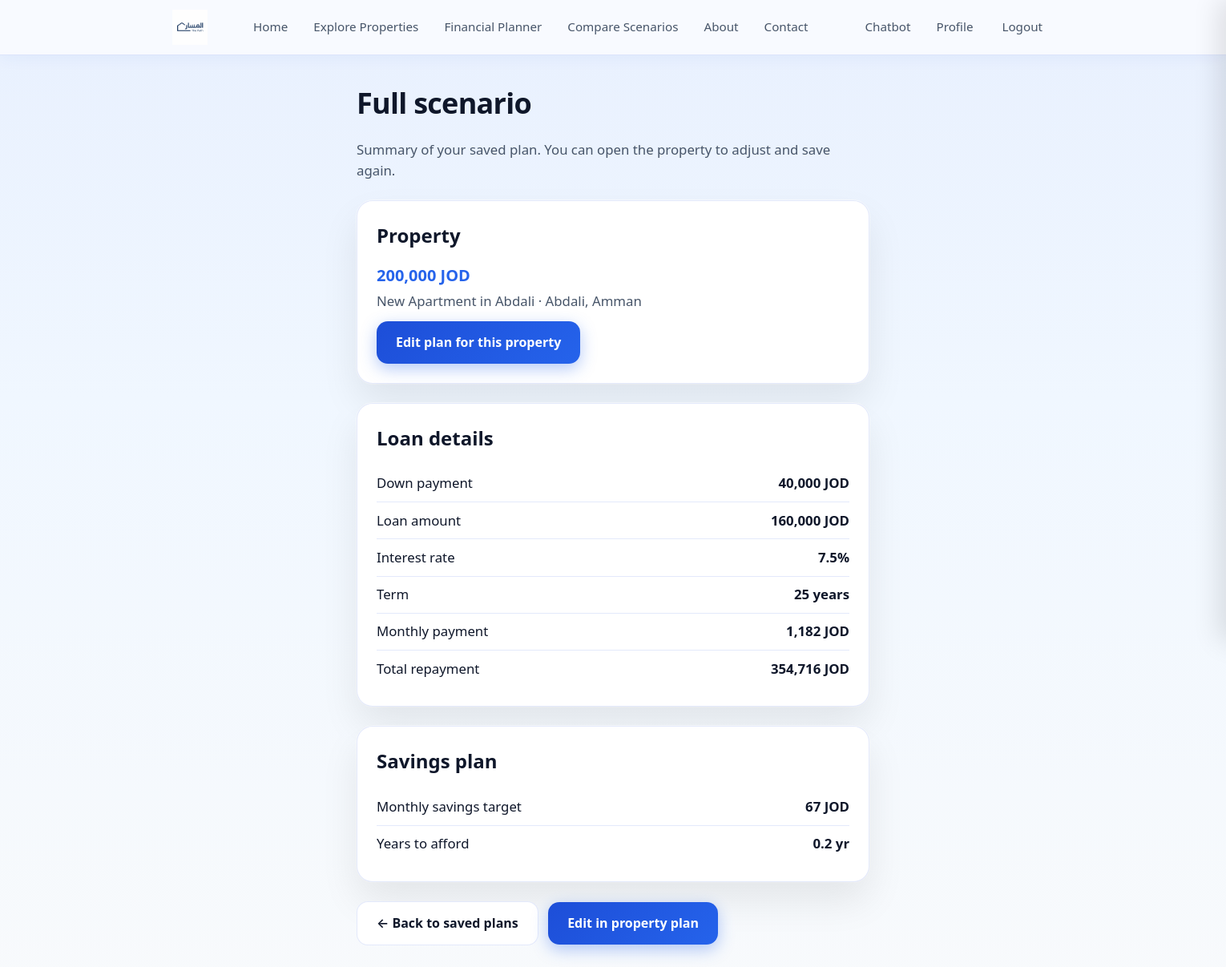
/finance/scenario/9 (signed in), run on the app's committed database.
### models.py (models this page shows)
class PropertyFinanceScenario(db.Model):
    __tablename__ = "property_finance_scenarios"
    id = db.Column(db.Integer, primary_key=True)
    user_id = db.Column(db.Integer, db.ForeignKey("users.id"), nullable=False)
    property_id = db.Column(db.String(32), nullable=True)
    property_price = db.Column(db.Float, nullable=False)
    down_payment = db.Column(db.Float, nullable=False)
    loan_amount = db.Column(db.Float, nullable=False)
    interest_rate = db.Column(db.Float, default=7.5)
    loan_years = db.Column(db.Integer, default=25)
    monthly_payment = db.Column(db.Float, default=0)
    total_payment = db.Column(db.Float, default=0)
    savings_monthly_target = db.Column(db.Float, default=0)
    years_to_afford = db.Column(db.Float, default=0)
    scenario_type = db.Column(db.String(32), default="custom")  # conservative, aggressive, custom
    created_at = db.Column(db.DateTime, default=datetime.utcnow)
    saved_plans = db.relationship("SavedPlan", backref="scenario", lazy="dynamic", cascade="all, delete-orphan")

### routes/finance.py (the view)
@finance_bp.route("/scenario/<int:scenario_id>")
@login_required
def scenario_view(scenario_id):
    user_id = session["user_id"]
    scenario = PropertyFinanceScenario.query.filter_by(id=scenario_id, user_id=user_id).first_or_404()
    prop = None
    if scenario.property_id:
        properties = load_properties()
        prop = next((p for p in properties if str(p.get("id")) == str(scenario.property_id)), None)
    return render_template(
        "finance/scenario_view.html",
        scenario=scenario,
        property=prop,
    )

### app.py (called while the page is built)
def load_properties():
    path = os.path.join(app.root_path, "data", "properties.json")
    if not os.path.exists(path):
        print(f"[ERROR] properties.json not found at: {path}")
        return []
    try:
        with open(path, encoding="utf-8") as f:
            data = json.load(f)
            return data if isinstance(data, list) else []
    except Exception as e:
        print("[ERROR] Failed to load properties.json:", e)
        return []

### routes/finance.py (called while the page is built)
def login_required(f):
    @wraps(f)
    def decorated(*args, **kwargs):
        if not session.get("user_id"):
            session["next"] = request.url
            return redirect(url_for("login"))
        return f(*args, **kwargs)
    return decorated

def load_properties():
    return getattr(current_app, "load_properties", lambda: [])()

### templates/finance/scenario_view.html (shortened to what this page needs)
<!DOCTYPE html>
<html lang="en">
<head>
  <link rel="stylesheet" href="{{ url_for('static', filename='style.css') }}">
</head>
<body>
  {% include 'partials/nav_global.html' %}
  <div class="container finance-page">
    <h1>Full scenario</h1>
    <p class="subtitle">Summary of your saved plan. You can open the property to adjust and save again.</p>
    {% if property %}
    <div class="finance-card">
      <h2>Property</h2>
      <div style="font-size: 1.25rem; font-weight: 700; color: var(--accent);">{{ "{:,.0f}".format(scenario.property_price) }} JOD</div>
      <div style="color: var(--muted); margin-top: 0.25rem;">{{ property.title }} · {{ property.location }}, {{ property.city }}</div>
      <a href="{{ url_for('finance.property_plan', property_id=property.id) }}" class="btn btn-primary" style="margin-top: 0.75rem; text-decoration: none;">Edit plan for this property</a>
    </div>
    {% else %}
    <div class="finance-card">
      <h2>Scenario</h2>
      <div style="font-size: 1.25rem; font-weight: 700; color: var(--accent);">{{ "{:,.0f}".format(scenario.property_price) }} JOD</div>
      <p style="color: var(--muted); margin: 0.5rem 0 0;">Property ID: {{ scenario.property_id or '—' }}</p>
    </div>
    {% endif %}
    <div class="finance-card">
      <h2>Loan details</h2>
      <div class="result-row"><span>Down payment</span><strong>{{ "{:,.0f}".format(scenario.down_payment) }} JOD</strong></div>
      <div class="result-row"><span>Loan amount</span><strong>{{ "{:,.0f}".format(scenario.loan_amount) }} JOD</strong></div>
      <div class="result-row"><span>Interest rate</span><strong>{{ scenario.interest_rate }}%</strong></div>
      <div class="result-row"><span>Term</span><strong>{{ scenario.loan_years }} years</strong></div>
      <div class="result-row"><span>Monthly payment</span><strong>{{ "{:,.0f}".format(scenario.monthly_payment) }} JOD</strong></div>
      <div class="result-row"><span>Total repayment</span><strong>{{ "{:,.0f}".format(scenario.total_payment) }} JOD</strong></div>
    </div>
    <div class="finance-card">
      <h2>Savings plan</h2>
      <div class="result-row"><span>Monthly savings target</span><strong>{{ "{:,.0f}".format(scenario.savings_monthly_target) }} JOD</strong></div>
      <div class="result-row"><span>Years to afford</span><strong>{{ "{:.1f}".format(scenario.years_to_afford) if scenario.years_to_afford is not none else "—" }} yr</strong></div>
    </div>
    <p style="margin-top: 1rem;">
      <a href="{{ url_for('finance.saved_plans') }}" class="btn btn-ghost">← Back to saved plans</a>
      {% if property %}
      <a href="{{ url_for('finance.property_plan', property_id=property.id) }}" class="btn btn-primary" style="margin-left: 0.5rem; text-decoration: none;">Edit in property plan</a>
      {% endif %}
    </p>
  </div>
</body>
</html>

### static/style.css (style rules this page uses)
:root { --blue-950: #0f172a; --blue-900: #1e3a5f; --blue-600: #2563eb; --blue-400: #60a5fa; --blue-100: #dbeafe; --blue-50: #eff6ff; --bg: #F0F7FF; --bg-soft: #e8f0fe; --card: #ffffff; --card-overlay: rgba(255,255,255,.98); --text: #0F172A; --text-on-blue: #ffffff; --muted: #475569; --primary: #0F172A; --primary2: #1D4ED8; --accent: #2563EB; --accent-light: #60A5FA; --ring: rgba(37,99,235,.25); --border: rgba(29,78,216,.12); --border-strong: rgba(29,78,216,.2); --gradient-welcome: linear-gradient(160deg, #0f172a 0%, #1e3a5f 35%, #2563eb 70%, #60a5fa 100%); --gradient-page: linear-gradient(180deg, #e8f0fe 0%, #f0f7ff 40%, #f8fafc 100%); --radius-sm: 10px; --radius: 12px; --radius-md: 14px; --radius-lg: 20px; --radius-xl: 24px; --shadow: 0 4px 20px rgba(29,78,216,.06); --shadow-card: 0 24px 48px rgba(0,0,0,.08), 0 0 0 1px rgba(255,255,255,.5); --shadow-card-strong: 0 24px 48px rgba(0,0,0,.18), 0 0 0 1px rgba(255,255,255,.1); --shadow-hover: 0 12px 32px rgba(29,78,216,.1); --shadow-btn: 0 6px 20px rgba(37,99,235,.35); --font-sans: ui-sans-serif, system-ui, -apple-system, "Inter", Arial, sans-serif; --text-h1: clamp(1.75rem, 4vw, 2.25rem); --text-h2: clamp(1.35rem, 2.5vw, 1.5rem); --text-body: 1.05rem; --text-small: 0.95rem; --text-tiny: 0.85rem; --leading-tight: 1.2; --leading-body: 1.55; --leading-relaxed: 1.65; --tracking-tight: -0.02em; --space-xs: 0.5rem; --space-sm: 0.75rem; --space-md: 1rem; --space-lg: 1.5rem; --space-xl: 2rem; --space-2xl: 3rem; --ease-out: 0.2s ease; --ease-smooth: 0.25s ease; }
* { box-sizing:border-box; }
html,body { height:100%; }
body { margin:0; font-family: var(--font-sans); background: var(--gradient-page); background-attachment: fixed; color: var(--text); font-size: var(--text-body); line-height: var(--leading-body); }
a { color: inherit; text-decoration:none; }
.container { width: min(1100px, 92vw); margin: 0 auto; }
.card, .finance-card { background: var(--card); border: 1px solid var(--border); border-radius: var(--radius-lg); box-shadow: var(--shadow-card); padding: var(--space-lg); margin-bottom: var(--space-lg); transition: box-shadow var(--ease-out), transform var(--ease-out); }
.btn { border: none; cursor: pointer; border-radius: var(--radius-md); padding: 14px 24px; font-weight: 600; font-size: 1rem; transition: transform var(--ease-out), box-shadow var(--ease-out), background var(--ease-out), border-color var(--ease-out), color var(--ease-out); display: inline-flex; align-items: center; justify-content: center; gap: 10px; text-align: center; }
.btn-primary { color: var(--text-on-blue); background: linear-gradient(135deg, var(--primary2), var(--accent)); box-shadow: var(--shadow-btn); }
.btn-ghost { background: var(--card); border: 1px solid var(--border); color: var(--text); }
.finance-page { padding: var(--space-xl) 0 var(--space-2xl); }
.finance-page h1 { font-size: var(--text-h1); margin: 0 0 var(--space-xs); color: var(--text); font-weight: 700; letter-spacing: var(--tracking-tight); }
.finance-page .subtitle { color: var(--muted); margin-bottom: var(--space-lg); font-size: var(--text-body); line-height: var(--leading-body); }
.finance-card h2 { font-size: var(--text-h2); margin: 0 0 var(--space-md); color: var(--text); font-weight: 600; }

### templates/finance/scenario_view.html (style rules this page uses)
.finance-page { max-width: 640px; margin: 0 auto; }
.result-row { padding: 0.6rem 0; border-bottom: 1px solid var(--border); display: flex; justify-content: space-between; align-items: center; }
.result-row:last-child { border-bottom: none; }

### data on the page
PropertyFinanceScenario: property_price "200,000", down_payment "40,000", loan_amount "160,000", interest_rate "7.5", loan_years "25", monthly_payment "1,182", total_payment "354,716", savings_monthly_target "67", years_to_afford "0.2"

### other printed values
{{ property.title }} "New Apartment in Abdali"
{{ property.location }} "Abdali"
{{ property.city }} "Amman"
